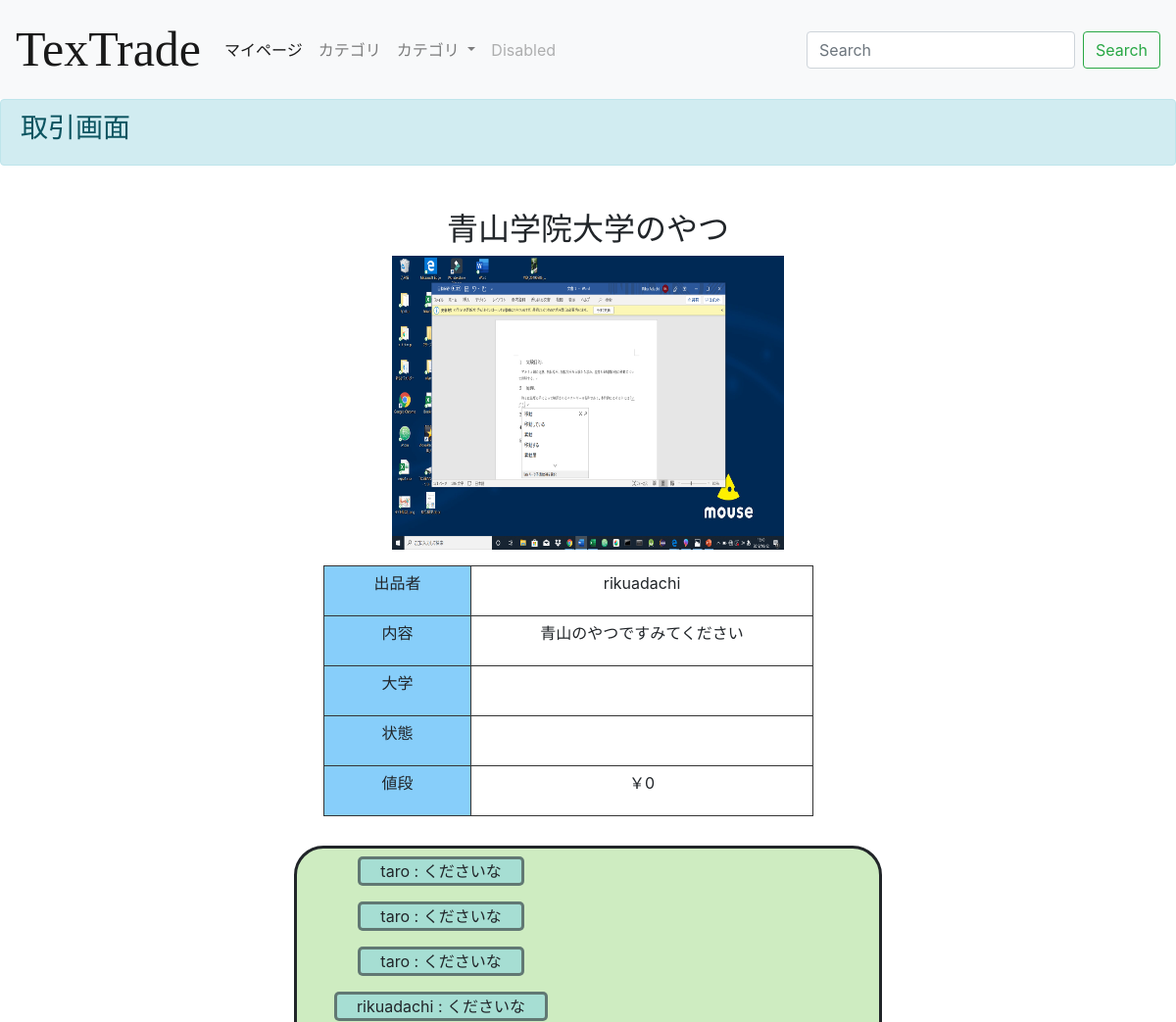
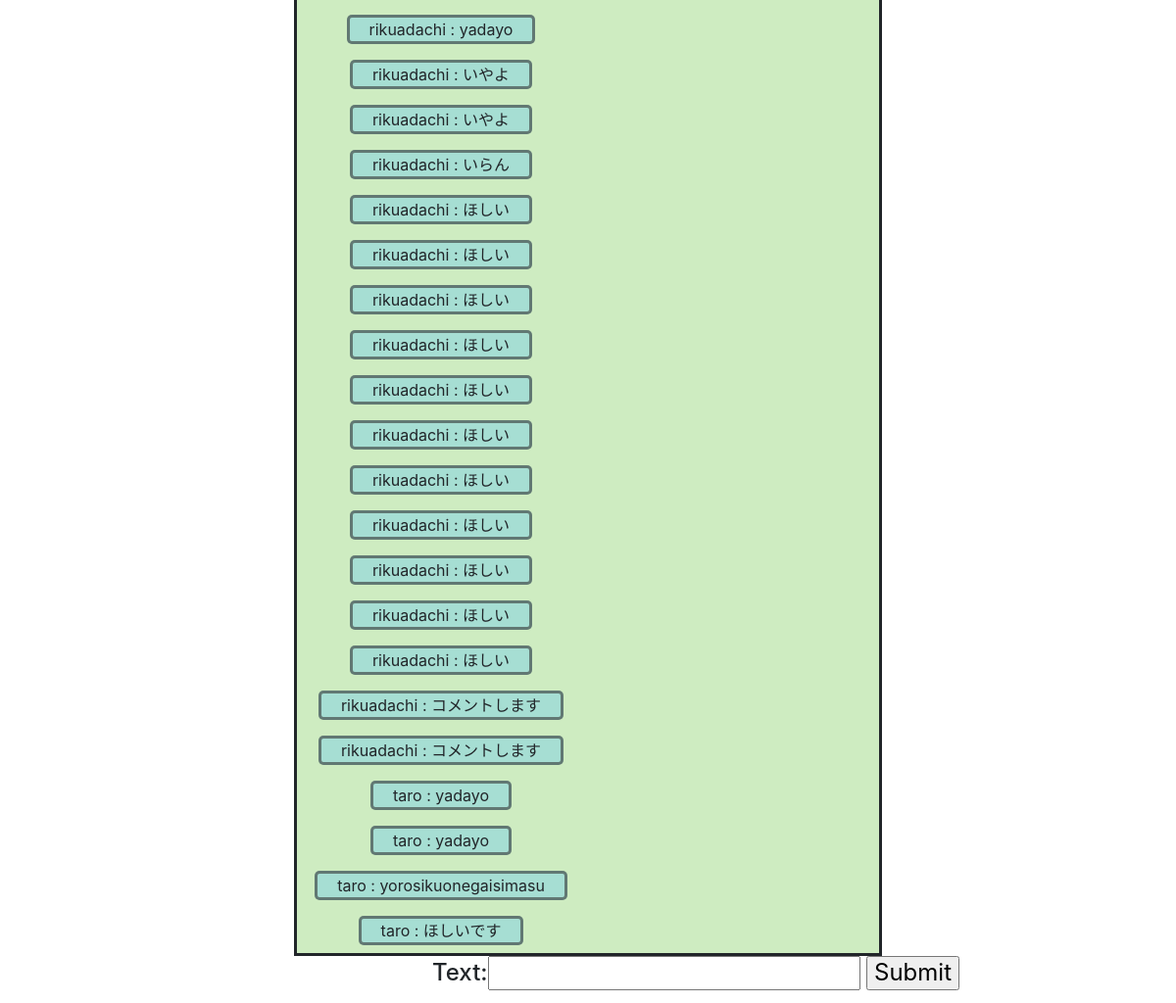
Page /chatroom/19 on the committed database (2 pictures, top to bottom).
### textapp/models.py (models this page shows, shortened)
class Textbookmodel(models.Model):
    title = models.CharField(max_length=100)
    content =models.TextField()
    author = models.CharField(max_length=100)
    images = models.ImageField(upload_to='', null=True ,blank=True ,default='noimage.jpg')
    good = models.IntegerField(null=True, blank=True, default=0)
    goodtext = models.CharField(max_length=200, null=True, blank=True, default='a')
    published_date = models.DateTimeField(blank=True,null=True)
    created_date = models.DateTimeField(default=timezone.now)
    live = models.BooleanField(default=False)
    price = models.IntegerField(default=0)
    collegecategory = models.CharField(max_length=30 ,blank=True)
    facultycategory = models.CharField(max_length=30 ,blank=True)
    status = models.CharField(max_length=30 ,blank=True)
    trading = models.BooleanField(default=False)
    class Meta:
        ordering = ['-created_date']

class Chatmodel(models.Model):
    sender = models.CharField(max_length=30)
    receiver = models.CharField(max_length=30)
    created_date= models.DateTimeField(default=timezone.now)
    text = models.CharField(max_length=100, blank=False)
    target = models.ForeignKey('Chatroommodel',on_delete=models.CASCADE)
    class Meta:
        ordering = ['created_date']

### textapp/views.py (the view, shortened to what this page needs)
# urls.py: path('chatroom/<int:pk>',chatroomfunc,name='chatroom'),
def chatroomfunc(request,pk):
    object_list = Textbookmodel.objects.get(pk=pk)
    chatroomlist = Chatroommodel(pk=pk)
    form = forms.ChatForm(request.POST or None)
    if Chatroommodel.objects.filter(target=object_list).exists():
        pass
    chat_list = Chatroommodel.objects.get(target=object_list)
    chats=Chatmodel.objects.filter(target=chat_list)
    return render(request, 'chatroom.html',{
        'chatroomlist':chatroomlist,
        'chats':chats,
        'form':form,
        'object_list':object_list,
        })

### textapp/forms.py
class ChatForm(forms.ModelForm):
    class Meta:
        model = models.Chatmodel
        fields = ('text',)
    text = forms.CharField(
        max_length=200,
        required = True,
        widget = forms.TextInput,
    )

### templates/chatroom.html (shortened to what this page needs)
{% extends 'base.html' %}
{% block header %}
<header class="sticky-top">
    <nav class="navbar navbar-expand-lg navbar-light bg-light">
        <a class="navbar-brand" href="{% url 'list' %}" style="font-size: 50px; font-family:fantasy;">TexTrade</a>
        <div class="collapse navbar-collapse" id="navbarSupportedContent">
          <ul class="navbar-nav mr-auto">
            <li class="nav-item active">
              <a class="nav-link" href="#">マイページ <span class="sr-only">(current)</span></a>
            </li>
            <li class="nav-item">
              <a class="nav-link" href="#">カテゴリ</a>
            </li>
            <li class="nav-item dropdown">
              <a class="nav-link dropdown-toggle" href="#" id="navbarDropdown" role="button" data-toggle="dropdown" aria-haspopup="true" aria-expanded="false">
                カテゴリ
              </a>
            </li>
            <li class="nav-item">
              <a class="nav-link disabled" href="#">Disabled</a>
            </li>
          </ul>
          <form class="form-inline my-2 my-lg-0">
            <input class="form-control mr-sm-2" type="search" placeholder="Search" aria-label="Search">
            <button class="btn btn-outline-success my-2 my-sm-0" type="submit">Search</button>
          </form>
        </div>
      </nav>
    </header>
<div class="alert alert-info"  role="alert">
    <h3>取引画面</h3>
  </div>
{% endblock header %}
{% block content %}
<div class='box'>
<div class='content'>
  <h2>{{ object_list.title }}</h2>
<div class="image">{% if object_list.images %}
<p><img src="{{object_list.images.url}}" width=400 height=300  alt="..."></p>
{% endif %}</div>
<table border="1" width="500" cellspacing="0" cellpadding="5" bordercolor="#333333">
<tr>
<td bgcolor="87cefa" valign="top" width="150" align="center"><p>出品者</p></td>
<td><p>{{ object_list.author }}</p></td></tr>
<tr>
<td bgcolor="87cefa" align="center"><p>内容</p></td>
<td><p>{{ object_list.content }}</p></td></tr>
<tr>
<td bgcolor="87cefa" align="center"><p>大学</p></td>
<td ><p>{{ object_list.collegecategory }}</p></td></tr>
<tr>
  <td bgcolor="87cefa" align="center"><p>状態</p></td>
  <td><p>{{ object_list.status }}</p></td></tr>
  <tr>
    <td bgcolor="87cefa" align="center"><p>値段</p></td>
    <td><p>￥{{ object_list.price }}</p></td></tr>
</table>
</div>
<div class='chatbox'>
    {% for message in chats%}
    {% if message.sender != user.username %}
    <div class="messageif">{{ message.sender }} : {{ message.text }}</div><br>
    {% endif %}
    {% endfor %}
</div>
    <div class='messagebox'>
    <form action='' method='POSt' enctype='multipart/form-data'>
        <h4>
        {{form}}
        <input type="submit"></h4>
    </form>
    </div>
</div>
{% endblock content %}

### templates/chatroom.html (style rules this page uses)
div.box { width:600px; margin:auto; text-align: center; position: relative; padding-right:0px; }
div.messagebox { position:relative; bottom:0px; left:110px; }
div.messageif { position:relative; right:150px; background-color: rgb(150, 217, 219,0.7); border-radius: 5px; padding:0; margin-top: 8px; margin-bottom: 8px; max-width: 500px; display: inline-block; padding-left: 20px; padding-right: 20px; border:solid; border-color:rgb(51, 50, 50,0.6); }
div.content { width:100%; background-color:rgb(255, 255, 255); padding:30px; }
div.chatbox { border:solid; border-radius: 30px 30px 0 0; background-color:rgb(206, 236, 193); }

### rows in the picture
Textbookmodel: title "青山学院大学のやつ", images (picture), author "rikuadachi", content "青山のやつですみてください", price "0"
Chatmodel: sender "taro", text "くださいな"
Chatmodel: sender "taro", text "くださいな"
Chatmodel: sender "taro", text "くださいな"
Chatmodel: sender "rikuadachi", text "くださいな"
Chatmodel: sender "rikuadachi", text "yadayo"
Chatmodel: sender "rikuadachi", text "いやよ"
Chatmodel: sender "rikuadachi", text "いやよ"
Chatmodel: sender "rikuadachi", text "いらん"
Chatmodel: sender "rikuadachi", text "ほしい"
Chatmodel: sender "rikuadachi", text "ほしい"
Chatmodel: sender "rikuadachi", text "ほしい"
Chatmodel: sender "rikuadachi", text "ほしい"
Chatmodel: sender "rikuadachi", text "ほしい"
Chatmodel: sender "rikuadachi", text "ほしい"
Chatmodel: sender "rikuadachi", text "ほしい"
Chatmodel: sender "rikuadachi", text "ほしい"
Chatmodel: sender "rikuadachi", text "ほしい"
Chatmodel: sender "rikuadachi", text "ほしい"
Chatmodel: sender "rikuadachi", text "ほしい"
Chatmodel: sender "rikuadachi", text "コメントします"
Chatmodel: sender "rikuadachi", text "コメントします"
Chatmodel: sender "taro", text "yadayo"
Chatmodel: sender "taro", text "yadayo"
Chatmodel: sender "taro", text "yorosikuonegaisimasu"
Chatmodel: sender "taro", text "ほしいです"
